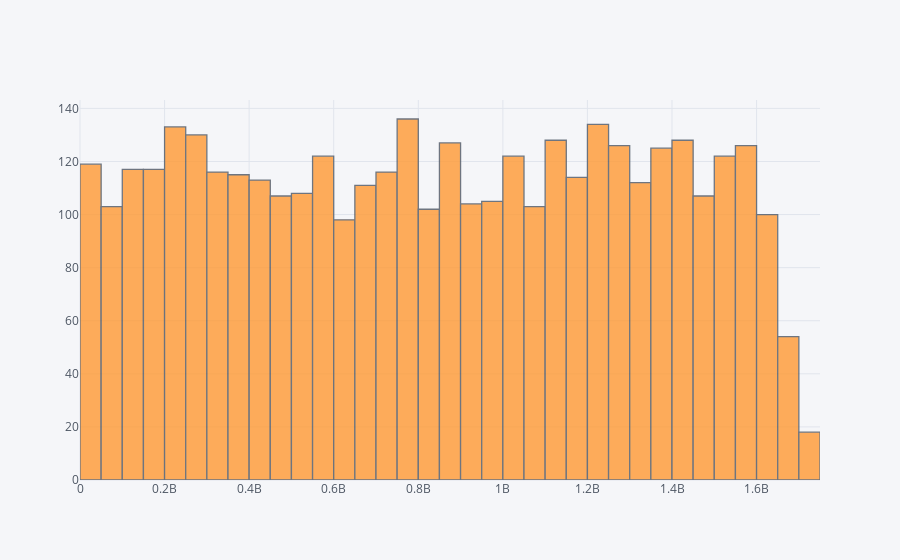

The notebook cell this image was saved under:
### Markdown cell above
# Histogram of the distribution of `askOrder.limit.value`

Useful to see how we can create historgram of values across agents.  Agents are representing by `askOrder.issuer` identifiers.

### Code cell
# limit price for ask orders was sampled from U[1, 2147483647]
df['askOrder.limit.value'].iplot(kind='hist')

### Figure 1 — Plotly figure (JSON) as saved in the notebook; plotly's stock layout.template omitted (floating-point values rounded to 4 significant figures; data arrays with more than 128 entries replaced by an {"elided": "..."} marker saying what was removed)
{"data": [{"histfunc": "count", "histnorm": "", "marker": {"color": "rgba(255, 153, 51, 1.0)", "line": {"color": "#4D5663", "width": 1.3}}, "name": "askOrder.limit.value", "opacity": 0.8, "orientation": "v", "type": "histogram", "x": {"elided": "3918 int values"}}], "layout": {"barmode": "overlay", "legend": {"bgcolor": "#F5F6F9", "font": {"color": "#4D5663"}}, "paper_bgcolor": "#F5F6F9", "plot_bgcolor": "#F5F6F9", "titlefont": {"color": "#4D5663"}, "xaxis1": {"gridcolor": "#E1E5ED", "showgrid": true, "tickfont": {"color": "#4D5663"}, "title": "", "titlefont": {"color": "#4D5663"}, "zerolinecolor": "#E1E5ED"}, "yaxis1": {"gridcolor": "#E1E5ED", "showgrid": true, "tickfont": {"color": "#4D5663"}, "title": "", "titlefont": {"color": "#4D5663"}, "zerolinecolor": "#E1E5ED"}}}
